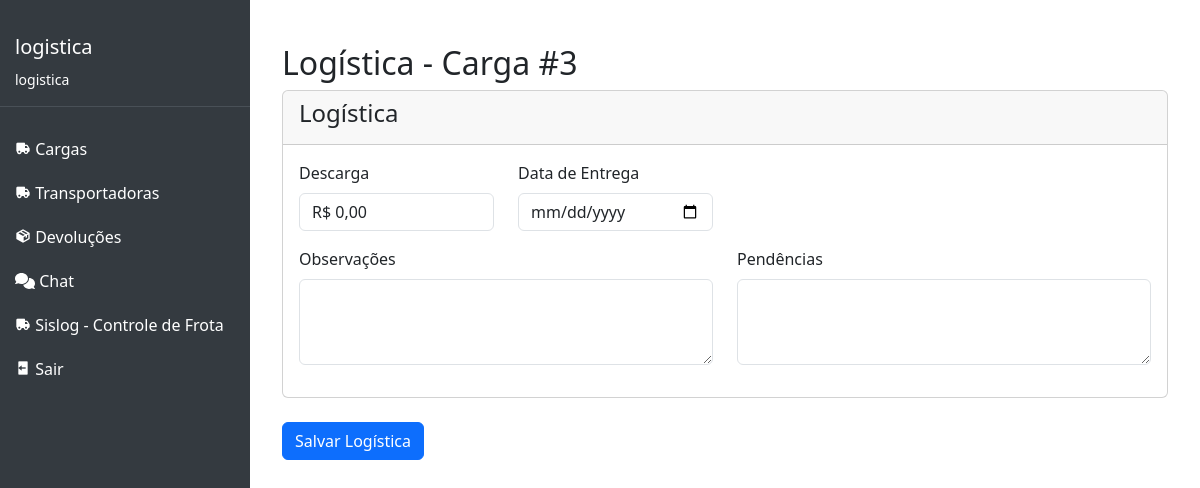
/logistica/3 (signed in), run on the app's committed database.
### models/user.py (models this page shows, shortened)
class User(UserMixin, db.Model):
    __tablename__ = 'users'
    id = db.Column(db.Integer, primary_key=True)
    username = db.Column(db.String(80), unique=True, nullable=False)
    password = db.Column(db.String(120), nullable=False)
    nome = db.Column(db.String(120))
    role = db.Column(db.String(20), nullable=False)  # 'admin', 'gerencia', 'financeiro', 'logistica', 'visualizador', 'motorista'
    display_name = db.Column(db.String(80))
    profile_icon = db.Column(db.String(200))
    license_number = db.Column(db.String(20), unique=True)  # CNH
    license_category = db.Column(db.String(2))  # Categoria da CNH
    license_expiry = db.Column(db.Date)  # Data de validade da CNH
    cpf = db.Column(db.String(11), unique=True)
    telefone = db.Column(db.String(20))
    endereco = db.Column(db.String(200))
    status = db.Column(db.String(20), default='disponível')  # disponível, em_viagem, folga
    created_at = db.Column(db.DateTime, default=datetime.utcnow)
    updated_at = db.Column(db.DateTime, default=datetime.utcnow, onupdate=datetime.utcnow)

### models/carga.py (models this page shows, shortened)
class Carga(db.Model):
    id = db.Column(db.Integer, primary_key=True)
    carga = db.Column(db.String(50), nullable=False)
    status = db.Column(db.String(20), nullable=False)
    rota = db.Column(db.String(100))
    nfs_cte = db.Column(db.String(50))
    nf = db.Column(db.String(50))
    transportadora_id = db.Column(db.Integer, db.ForeignKey('transportadoras.id'))
    veiculo_id = db.Column(db.Integer, db.ForeignKey('veiculos.id'))
    motorista = db.Column(db.String(100))
    data_saida = db.Column(db.Date)
    hora_saida = db.Column(db.Time)
    data_chegada = db.Column(db.Date)
    hora_chegada = db.Column(db.Time)
    km_inicial = db.Column(db.Float)
    km_final = db.Column(db.Float)
    km_total = db.Column(db.Float)
    peso_total = db.Column(db.Float)
    distancia_total = db.Column(db.Float)
    valor_frete = db.Column(db.Float)
    valor_diaria = db.Column(db.Float)
    valor_entrega_adicional = db.Column(db.Float)
    cliente_id = db.Column(db.Integer, db.ForeignKey('cliente.id'))
    observacoes = db.Column(db.String(200))  # Campo para observações curtas
    transportadora = db.relationship('Transportadora', back_populates='cargas')
    veiculo = db.relationship('Veiculo', back_populates='cargas')
    resumo_movimentos = db.relationship('ResumoMovimento', back_populates='carga', lazy='select')
    controle_frete = db.relationship('ControleFrete', back_populates='carga', uselist=False)
    romaneios = db.relationship('Romaneio', back_populates='carga', lazy='select')
    gerencia = db.relationship('Gerencia', back_populates='carga', uselist=False)
    logistica = db.relationship('Logistica', back_populates='carga', uselist=False)
    recebimentos = db.relationship('Recebimento', back_populates='carga', lazy='select')
    despesas = db.relationship('Despesa', back_populates='carga', lazy='select')

### app.py (the view, shortened to what this page needs)
@app.route('/logistica/<int:carga_id>', methods=['GET', 'POST'])
@login_required
def logistica(carga_id):
    if not current_user.is_authenticated or current_user.role not in ['gerencia', 'logistica']:
        flash('Acesso não autorizado! Apenas usuários de gerência e logística podem acessar esta página.', 'error')
        return redirect(url_for('index'))
    carga = Carga.query.get_or_404(carga_id)
    return render_template('logistica.html', carga=carga)

### app.py (called while the page is built)
@login_manager.user_loader
def load_user(user_id):
    return User.query.get(int(user_id))

@app.context_processor
def inject_csrf_token():
    return dict(csrf_token=generate_csrf)

@app.context_processor
def inject_now():
    return {'now': datetime.now()}

### templates/logistica.html (shortened to what this page needs)
{% extends "index.html" %}
{% block content %}
<div class="container-fluid mt-4">
    <h2>Logística - Carga #{{ carga.id }}</h2>
    <form id="formLogistica" method="POST">
        <div class="card mb-4">
            <div class="card-header">
                <h4>Logística</h4>
            </div>
            <div class="card-body">
                <div class="row">
                    <div class="col-md-3">
                        <div class="mb-3">
                            <label class="form-label">Descarga</label>
                            <input type="text" class="form-control" name="descarga" value="{% if carga.logistica %}R$ {{ '%.2f'|format(carga.logistica.descarga|default(0))|replace('.', ',') }}{% else %}R$ 0,00{% endif %}" required>
                        </div>
                    </div>
                    <div class="col-md-3">
                        <div class="mb-3">
                            <label class="form-label">Data de Entrega</label>
                            <input type="date" class="form-control" name="data_entrega" value="{{ carga.logistica.data_entrega.strftime('%Y-%m-%d') if carga.logistica and carga.logistica.data_entrega else '' }}" required>
                        </div>
                    </div>
                </div>
                <div class="row">
                    <div class="col-md-6">
                        <div class="mb-3">
                            <label class="form-label">Observações</label>
                            <textarea class="form-control" name="observacoes" rows="3">{{ carga.logistica.observacoes if carga.logistica else '' }}</textarea>
                        </div>
                    </div>
                    <div class="col-md-6">
                        <div class="mb-3">
                            <label class="form-label">Pendências</label>
                            <textarea class="form-control" name="pendencias" rows="3">{{ carga.logistica.pendencias if carga.logistica else '' }}</textarea>
                        </div>
                    </div>
                </div>
            </div>
        </div>
        <div class="row mb-4">
            <div class="col">
                <button type="submit" class="btn btn-primary">Salvar Logística</button>
            </div>
        </div>
    </form>
</div>
{% endblock %}

### templates/index.html (shortened to what this page needs)
<!DOCTYPE html>
<html lang="pt-BR">
<head>
    <link href="https://cdn.jsdelivr.net/npm/bootstrap@5.3.0/dist/css/bootstrap.min.css" rel="stylesheet">
    <link href="https://cdn.jsdelivr.net/npm/boxicons@2.0.7/css/boxicons.min.css" rel="stylesheet">
    <link href="https://cdnjs.cloudflare.com/ajax/libs/font-awesome/6.0.0/css/all.min.css" rel="stylesheet">
</head>
<body>
    <div class="container-fluid">
        <div class="row">
            <div class="col-auto px-0">
                <div class="sidebar">
                    <div class="user-info">
                        <h5>{{ current_user.username }}</h5>
                        <small>{{ current_user.role }}</small>
                    </div>
                    <nav>
                        <a href="{{ url_for('lista_cargas') }}"><i class='bx bxs-truck'></i> Cargas</a>
                        {% if current_user.role in ['faturamento', 'logistica'] %}
                        <a href="{{ url_for('transportadora.index') }}"><i class='bx bxs-truck'></i> Transportadoras</a>
                        <a href="{{ url_for('devolucao.index') }}"><i class='bx bxs-package'></i> Devoluções</a>
                        {% endif %}
                        <a href="{{ url_for('chat.index') }}"><i class="fas fa-comments"></i> Chat</a>
                        {% if current_user.role == 'logistica' %}
                        <a href="{{ url_for('sislog.index') }}"><i class='bx bxs-truck'></i> Sislog - Controle de Frota</a>
                        {% endif %}
                        <a href="{{ url_for('logout') }}"><i class='bx bxs-log-out'></i> Sair</a>
                    </nav>
                </div>
            </div>
            <div class="col main-content">
                {% block content %}{% endblock %}
            </div>
        </div>
    </div>
</body>
</html>

### templates/index.html (style rules this page uses)
.sidebar { height: 100vh; background-color: #343a40; padding-top: 20px; position: fixed; left: 0; top: 0; width: 250px; z-index: 1000; }
.sidebar a { color: white; text-decoration: none; padding: 10px 15px; display: block; }
.main-content { margin-left: 250px; padding: 20px; }
.user-info { color: white; padding: 15px; border-bottom: 1px solid #495057; margin-bottom: 20px; }

### data on the page
User: username "logistica", role "logistica"
Carga: id "3"
